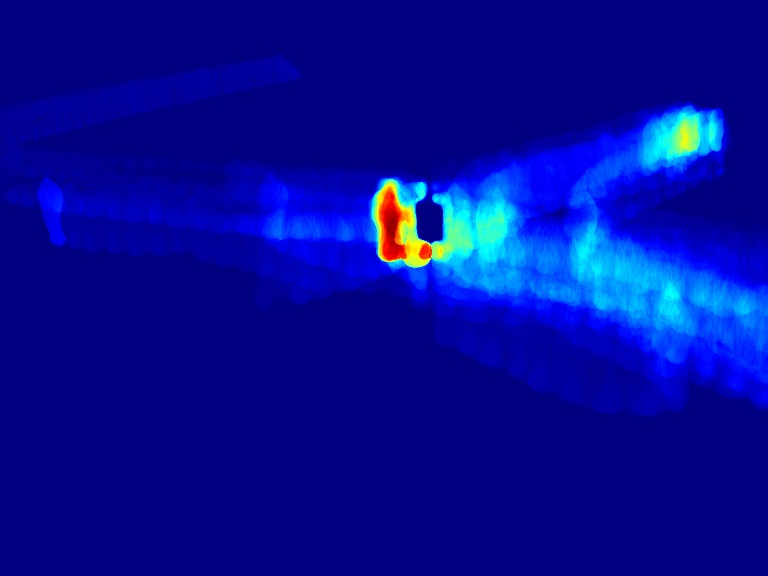
#> input picture Exercise03/img/task1/vtest_heat_map.jpg, 768 x 576 px, given in place of epic.mp4, which was not available
$ python task1.py
#> lines starting #> are read from the running program, lines starting #| are printed output that depends on the picture
import cv2
import numpy as np
import os


def main():
    # Input video (0 = webcam)
    video_path = "./epic.mp4"

    # Parameters
    bg_learning_frames = 30  # Number of frames to use for initial background model
    bg_learning_rate = 0.01  # Background update rate (0-1)
    motion_threshold = 25  # Threshold for motion detection

    # Create output directory if it doesn't exist
    output_dir = "output"
    os.makedirs(output_dir, exist_ok=True)

    # Initialize video capture
    cap = cv2.VideoCapture(video_path)
    if not cap.isOpened():
        print('Unable to open video source')
        return

    # Initialize variables
    frame_count = 0
    background = None
    heat_map = None
    frame_buffer = []

    print("First stage: collect frames for background initialization")
    while frame_count < bg_learning_frames:
        ret, frame = cap.read()
#> frame is the input picture: shape (576, 768, 3); mean B, G, R 150.1, 13.1, 3.1
        if not ret:
            break

        gray_frame = cv2.cvtColor(frame, cv2.COLOR_BGR2GRAY)
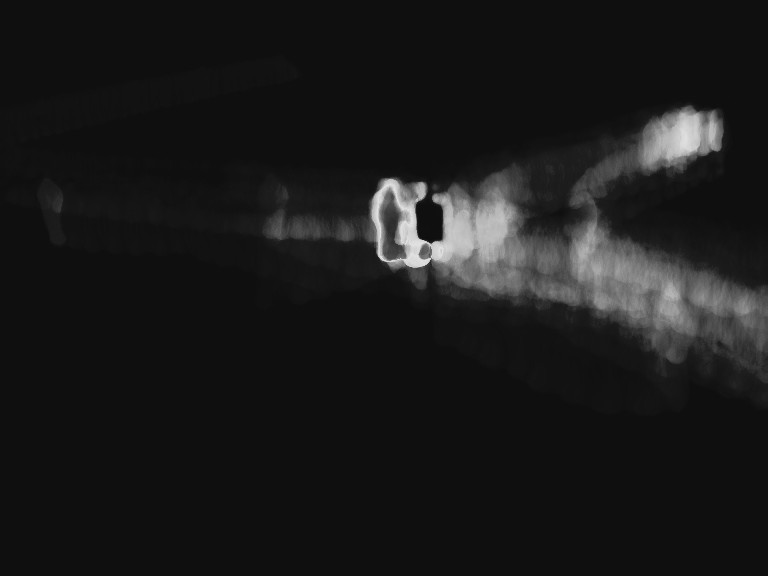
#> gray_frame: shape (576, 768); min 14, max 228, mean 25.8
        gray_frame = cv2.GaussianBlur(gray_frame, (21, 21), 0)
        frame_buffer.append(gray_frame)
        frame_count += 1

    # Reset video and variables
    cap.set(cv2.CAP_PROP_POS_FRAMES, 0)
    frame_count = 0

    # Create initial background model by median filtering the buffer
    if len(frame_buffer) > 0:
        background = np.median(np.array(frame_buffer), axis=0).astype(np.float32)
        print(f"Background model created from {len(frame_buffer)} frames")
    else:
        print("Error: Could not initialize background model")
        return

    # Initialize heat map
    heat_map = np.zeros_like(frame_buffer[0], dtype=np.float32)


    print("Second stage: process video with the initialized background")
    while True:
        ret, frame = cap.read()
        if not ret:
            break

        # Make a copy of the frame and convert to grayscale for processing
        gray_frame = cv2.cvtColor(frame, cv2.COLOR_BGR2GRAY)
        gray_frame = cv2.GaussianBlur(gray_frame, (21, 21), 0)

        # Calculate absolute difference between background and current frame
        frame_delta = cv2.absdiff(background.astype("uint8"), gray_frame)

        # Threshold the delta image to get binary mask of moving areas
        thresh = cv2.threshold(frame_delta, motion_threshold, 255, cv2.THRESH_BINARY)[1]

        # Update heat map (accumulate motion intensity)
        heat_map = heat_map + thresh.astype(np.float32) / 255.0

        # Update background model
        # Check if the pixel is not part of a detected motion (to prevent assimilating moving objects)
        mask = cv2.bitwise_not(thresh)
        if bg_learning_rate > 0:
            # Only update pixels that are not part of detected motion
            cv2.accumulateWeighted(gray_frame, background, bg_learning_rate, mask=mask)

        # Prepare visualization frames
        background_display = background.astype("uint8")

        # Normalize heat map for visualization
        if np.max(heat_map) > 0:
            # Scale values to use full range (0-255)
            normalized_heat_map = heat_map / np.max(heat_map) * 255
            # Convert to 8-bit unsigned integer format
            normalized_heat_map = np.uint8(normalized_heat_map)
        else:
            # If no motion detected yet, create an empty image
            normalized_heat_map = np.zeros_like(heat_map, dtype=np.uint8)

        heat_map_display = cv2.applyColorMap(normalized_heat_map, cv2.COLORMAP_JET)

        # Show
        cv2.imshow("Original Frame", frame)
        cv2.imshow("Background Model", background_display)
        cv2.imshow("Binary Motion Mask", thresh)
        cv2.imshow("Heat Map", heat_map_display)

        frame_count += 1

        # Exit on 'q' press
        key = cv2.waitKey(30) & 0xFF
        if key == ord('q'):
            break

    heat_map_path = f"{output_dir}/{os.path.splitext(os.path.basename(video_path))[0]}_custom_heatmap.png"
    cv2.imwrite(heat_map_path, heat_map_display)

    # Clean up
    cap.release()
    cv2.destroyAllWindows()


if __name__ == "__main__":
    main()

$ run again, on Exercise03/img/task1/heatmap.png
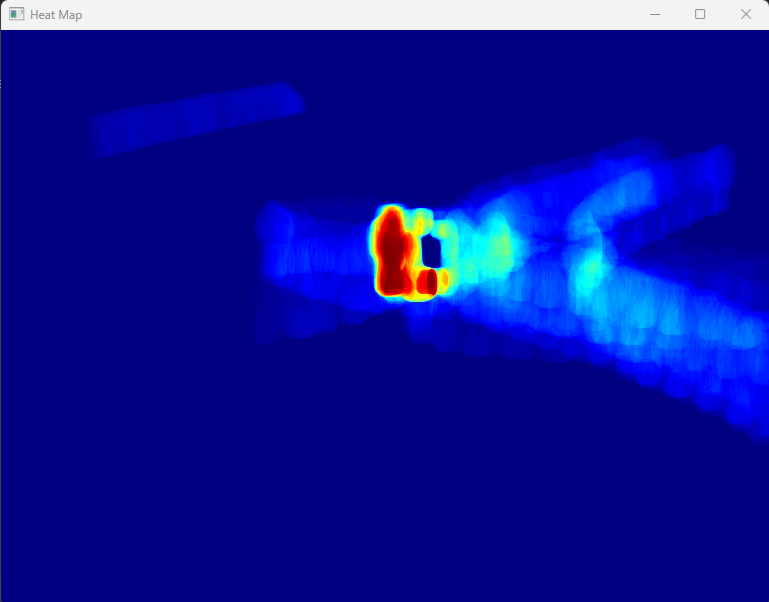
#> input picture Exercise03/img/task1/heatmap.png, 769 x 602 px, given in place of epic.mp4, which was not available
#> in main, frame is the input picture: shape (602, 769, 3); mean B, G, R 151.2, 22.5, 14.7
#> in main, `gray_frame = cv2.cvtColor(frame, cv2.COLOR_BGR2GRAY)`:
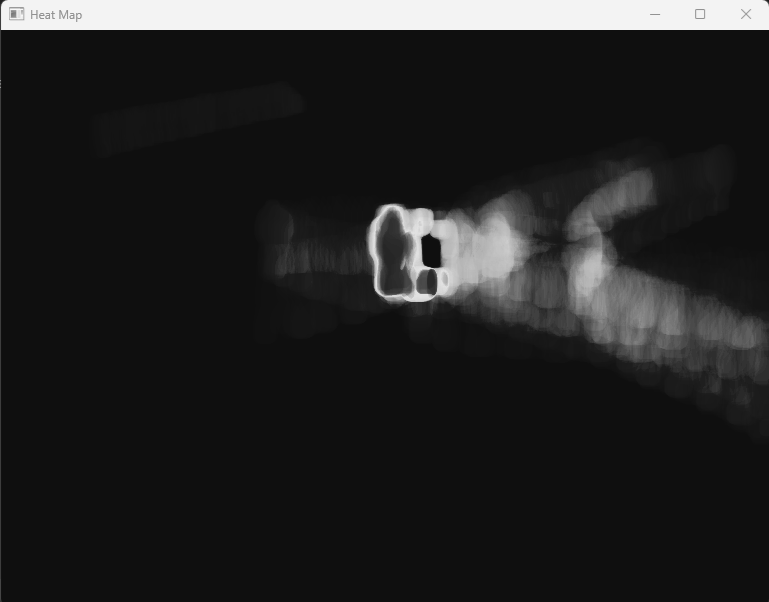
#> gray_frame: shape (602, 769); min 15, max 248, mean 35.1
#> in main, `gray_frame = cv2.GaussianBlur(gray_frame, (21, 21), 0)`:
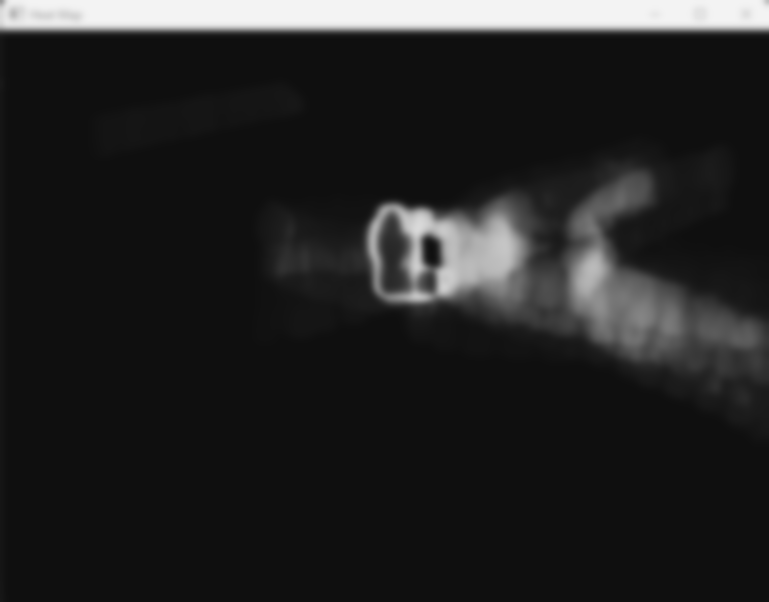
#> gray_frame: shape (602, 769); min 15, max 243, mean 35.1
